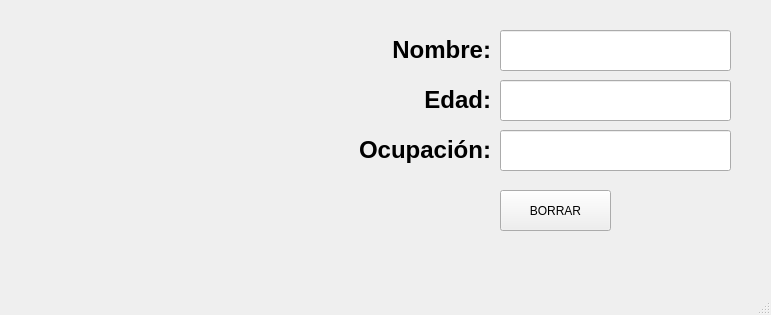
<?xml version="1.0" encoding="UTF-8"?>
<ui version="4.0">
 <class>MainWindow</class>
 <widget class="QMainWindow" name="MainWindow">
  <property name="geometry">
   <rect>
    <x>0</x>
    <y>0</y>
    <width>771</width>
    <height>315</height>
   </rect>
  </property>
  <property name="windowTitle">
   <string>MainWindow</string>
  </property>
  <widget class="QWidget" name="centralwidget">
   <widget class="QLineEdit" name="txt_Nombre">
    <property name="geometry">
     <rect>
      <x>500</x>
      <y>30</y>
      <width>231</width>
      <height>41</height>
     </rect>
    </property>
    <property name="font">
     <font>
      <pointsize>12</pointsize>
      <bold>true</bold>
     </font>
    </property>
    <property name="text">
     <string/>
    </property>
    <property name="alignment">
     <set>Qt::AlignCenter</set>
    </property>
   </widget>
   <widget class="QLabel" name="label">
    <property name="geometry">
     <rect>
      <x>350</x>
      <y>30</y>
      <width>141</width>
      <height>41</height>
     </rect>
    </property>
    <property name="text">
     <string>&lt;html&gt;&lt;head/&gt;&lt;body&gt;&lt;p align=&quot;right&quot;&gt;&lt;span style=&quot; font-size:18pt; font-weight:600;&quot;&gt;Nombre:&lt;/span&gt;&lt;/p&gt;&lt;/body&gt;&lt;/html&gt;</string>
    </property>
   </widget>
   <widget class="QLabel" name="label_2">
    <property name="geometry">
     <rect>
      <x>30</x>
      <y>10</y>
      <width>261</width>
      <height>121</height>
     </rect>
    </property>
    <property name="text">
     <string/>
    </property>
    <property name="pixmap">
     <pixmap>:/Intro/FI_LOGO.png</pixmap>
    </property>
    <property name="scaledContents">
     <bool>true</bool>
    </property>
   </widget>
   <widget class="QLabel" name="label_4">
    <property name="geometry">
     <rect>
      <x>800</x>
      <y>450</y>
      <width>221</width>
      <height>141</height>
     </rect>
    </property>
    <property name="text">
     <string/>
    </property>
    <property name="pixmap">
     <pixmap>:/Principal/vegeta.jpg</pixmap>
    </property>
    <property name="scaledContents">
     <bool>true</bool>
    </property>
   </widget>
   <widget class="QLineEdit" name="txt_Ocupacion">
    <property name="geometry">
     <rect>
      <x>500</x>
      <y>130</y>
      <width>231</width>
      <height>41</height>
     </rect>
    </property>
    <property name="font">
     <font>
      <pointsize>12</pointsize>
      <bold>true</bold>
     </font>
    </property>
    <property name="text">
     <string/>
    </property>
    <property name="alignment">
     <set>Qt::AlignCenter</set>
    </property>
   </widget>
   <widget class="QLineEdit" name="txt_Edad">
    <property name="geometry">
     <rect>
      <x>500</x>
      <y>80</y>
      <width>231</width>
      <height>41</height>
     </rect>
    </property>
    <property name="font">
     <font>
      <pointsize>12</pointsize>
      <bold>true</bold>
     </font>
    </property>
    <property name="text">
     <string/>
    </property>
    <property name="alignment">
     <set>Qt::AlignCenter</set>
    </property>
   </widget>
   <widget class="QLabel" name="img">
    <property name="geometry">
     <rect>
      <x>30</x>
      <y>30</y>
      <width>281</width>
      <height>221</height>
     </rect>
    </property>
    <property name="text">
     <string/>
    </property>
    <property name="pixmap">
     <pixmap resource="../Imagenes/recursos.qrc">:/Team/yo.jpeg</pixmap>
    </property>
    <property name="scaledContents">
     <bool>true</bool>
    </property>
   </widget>
   <widget class="QLabel" name="label_3">
    <property name="geometry">
     <rect>
      <x>350</x>
      <y>80</y>
      <width>141</width>
      <height>41</height>
     </rect>
    </property>
    <property name="text">
     <string>&lt;html&gt;&lt;head/&gt;&lt;body&gt;&lt;p align=&quot;right&quot;&gt;&lt;span style=&quot; font-size:18pt; font-weight:600;&quot;&gt;Edad:&lt;/span&gt;&lt;/p&gt;&lt;/body&gt;&lt;/html&gt;</string>
    </property>
   </widget>
   <widget class="QLabel" name="label_6">
    <property name="geometry">
     <rect>
      <x>320</x>
      <y>130</y>
      <width>171</width>
      <height>41</height>
     </rect>
    </property>
    <property name="text">
     <string>&lt;html&gt;&lt;head/&gt;&lt;body&gt;&lt;p align=&quot;right&quot;&gt;&lt;span style=&quot; font-size:18pt; font-weight:600;&quot;&gt;Ocupación:&lt;/span&gt;&lt;/p&gt;&lt;/body&gt;&lt;/html&gt;</string>
    </property>
   </widget>
   <widget class="QPushButton" name="btn_borrar">
    <property name="geometry">
     <rect>
      <x>500</x>
      <y>190</y>
      <width>111</width>
      <height>41</height>
     </rect>
    </property>
    <property name="text">
     <string>BORRAR</string>
    </property>
   </widget>
  </widget>
  <widget class="QMenuBar" name="menubar">
   <property name="geometry">
    <rect>
     <x>0</x>
     <y>0</y>
     <width>771</width>
     <height>37</height>
    </rect>
   </property>
  </widget>
  <widget class="QStatusBar" name="statusbar"/>
 </widget>
 <resources>
  <include location="../Imagenes/recursos.qrc"/>
 </resources>
 <connections/>
</ui>
